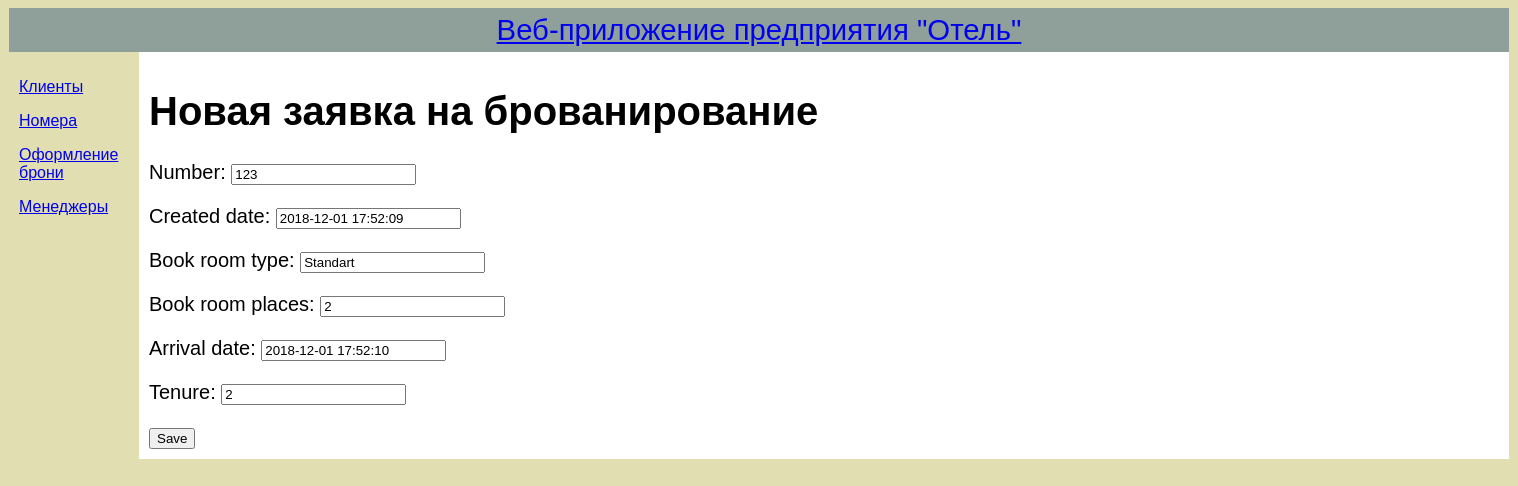
Screenshot of /booking/4/edit/ with the database file from the repository.
### blog/models.py (models this page shows, shortened)
class Booking(models.Model):
	number = models.CharField(max_length=50)
	created_date = models.DateTimeField(default=timezone.now)
	book_room_type = models.CharField(max_length=50)
	book_room_places = models.CharField(max_length=10)
	arrival_date = models.DateTimeField(default=timezone.now)
	tenure = models.CharField(max_length=20)

### blog/views.py (the view)
# urls.py: path('booking/<pk>/edit/', views.booking_edit, name='booking_edit'),
def booking_edit(request, pk):
    booking = get_object_or_404(Booking, pk=pk)
    if request.method == "POST":
        form = BookingForm(request.POST, instance=booking)
        if form.is_valid():
            booking = form.save(commit=False)
            booking.save()
            return redirect('booking_detail', pk=booking.pk)
    else:
        form = BookingForm(instance=booking)
    return render(request, 'blog/booking_edit.html', {'form': form})

### blog/forms.py
class BookingForm(forms.ModelForm):
    class Meta:
        model = Booking
        fields = ('number' , 'created_date' , 'book_room_type', 'book_room_places', 'arrival_date' , 'tenure',)

### blog/templates/blog/booking_edit.html
{% extends 'blog/base.html' %}
{% block content %}
    <h1>Новая заявка на брованирование</h1>
    <form method="POST" class="booking-form">{% csrf_token %}
        {{ form.as_p }}
        <button type="submit" class="save btn btn-default">Save</button>
    </form>
{% endblock %}

### blog/templates/blog/base.html (style rules this page uses)
body { font: 10pt Arial, Helvetica, sans-serif; background: #e1dfb1; }

### rows the page displays
Booking: number "123", created_date "2018-12-01 17:52:09", book_room_type "Standart", book_room_places "2", arrival_date "2018-12-01 17:52:10", tenure "2"
